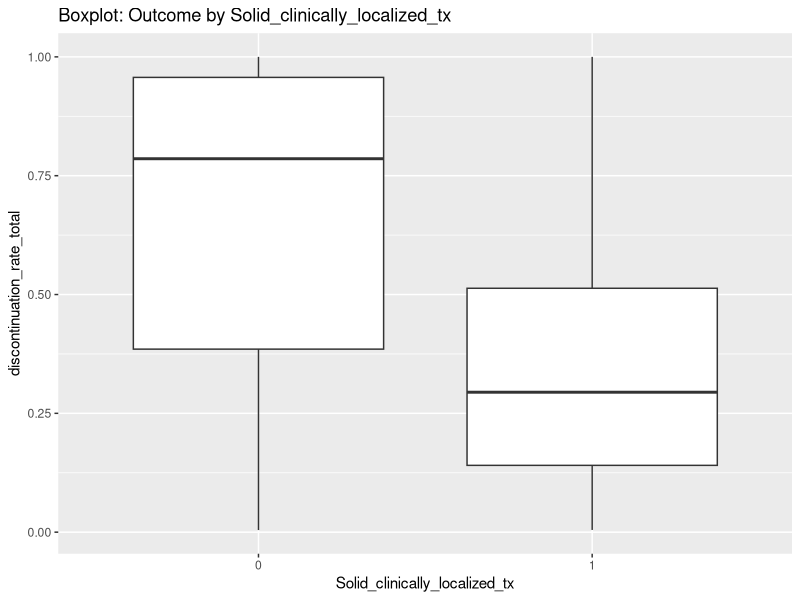
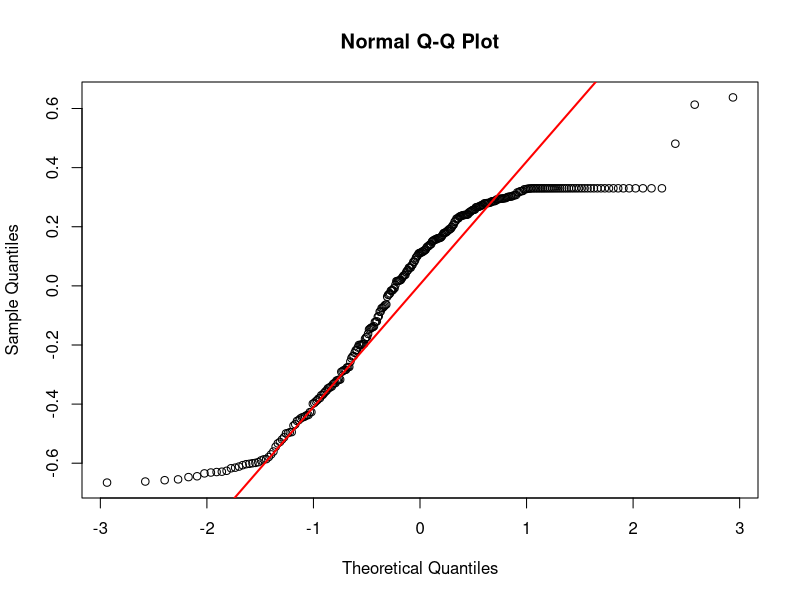
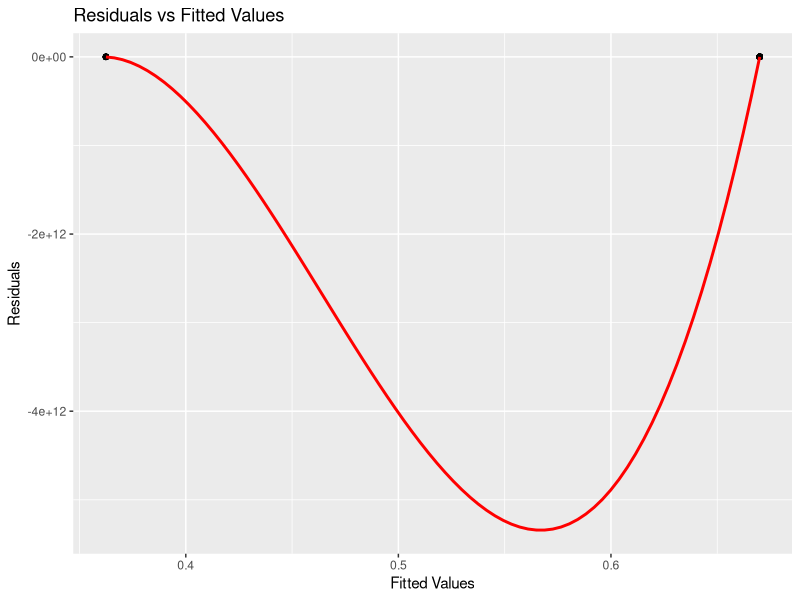
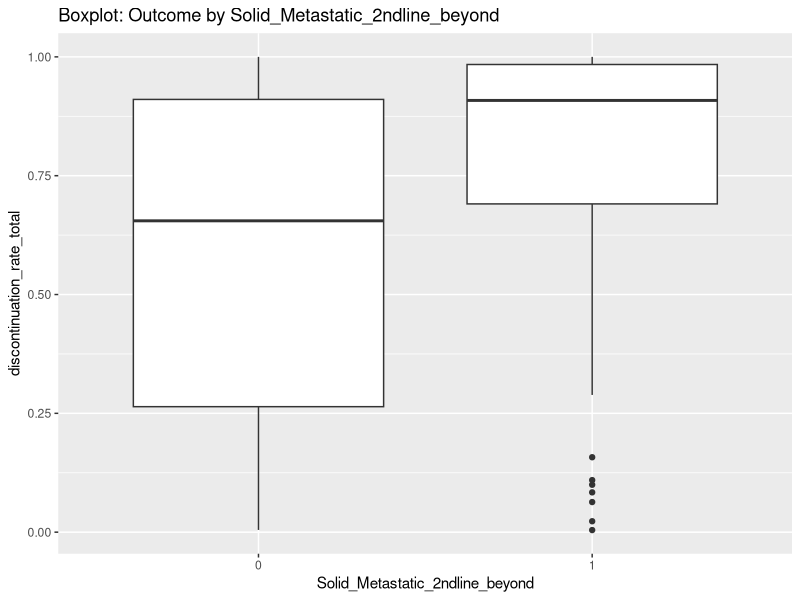
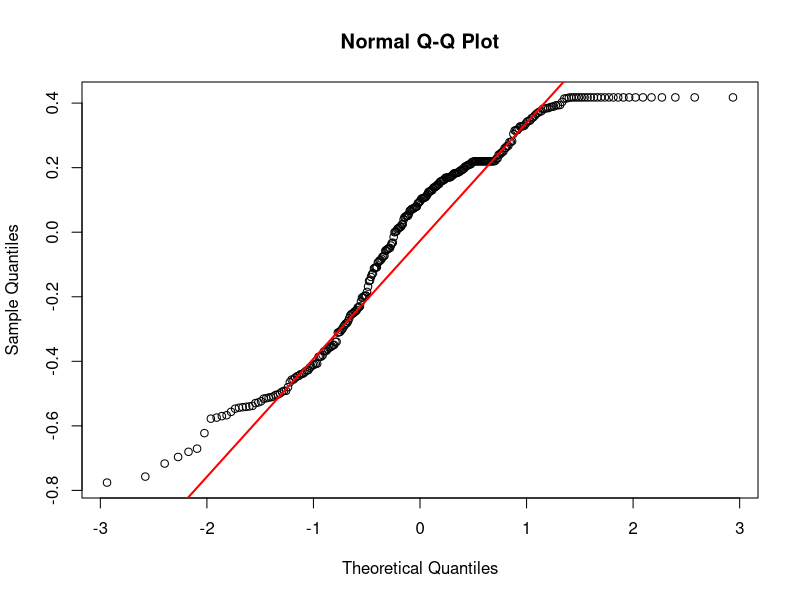
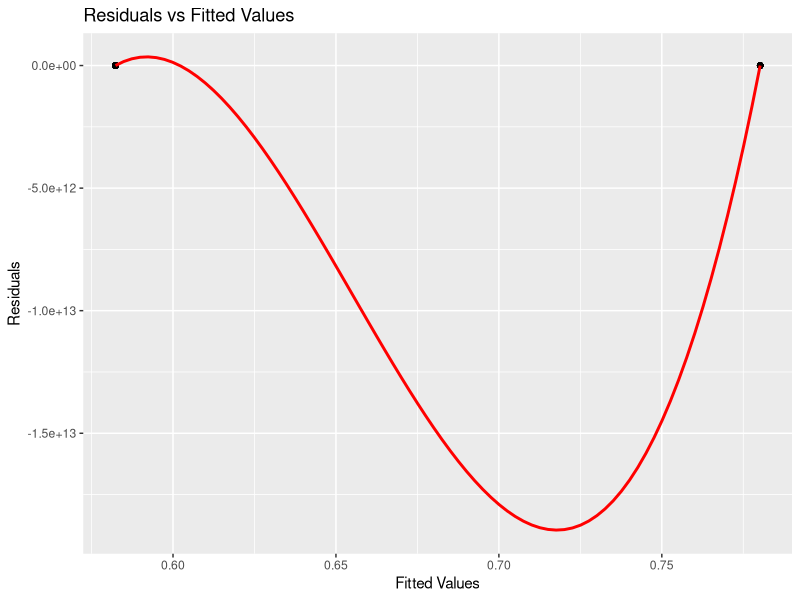
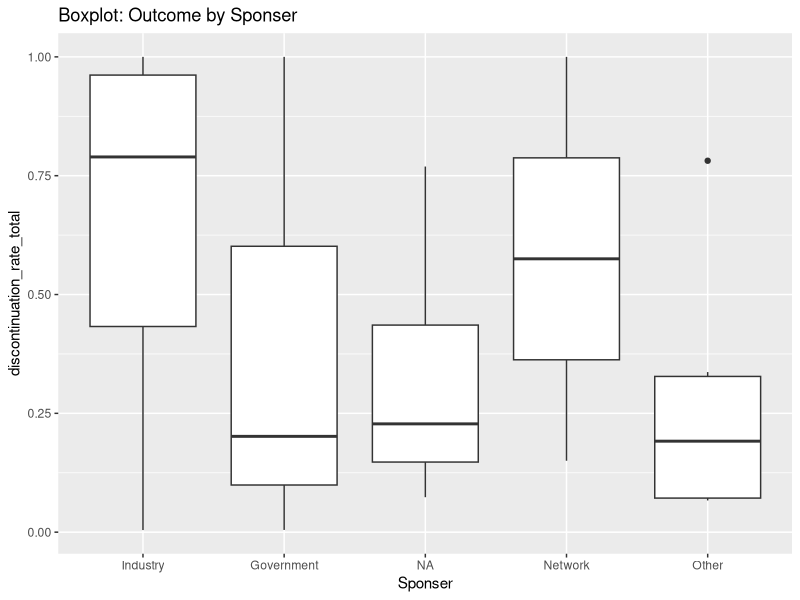
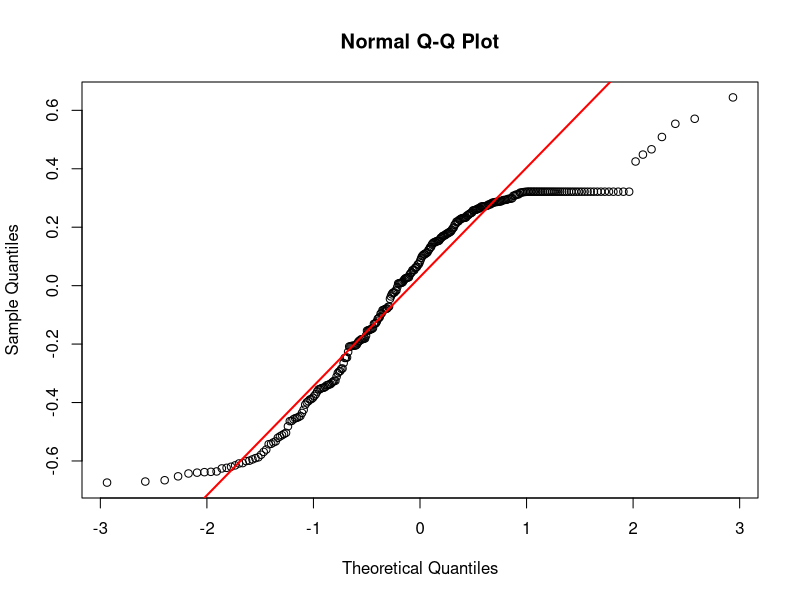

Recreate these plots in R, in order.
## ---- chunk 1

#Packages load

# Set CRAN mirror
options(repos = c(CRAN = "https://cloud.r-project.org"))

# Load required libraries
library(tidyr)
library(readxl)
library(dplyr)
library(kableExtra)
library(writexl)
library(ggplot2)
library(GGally)
library(car)
library(lmtest)
library(mgcv)

## ---- chunk 2

#Load data

# Set the file path
file_path <- "AK_Clean_Temp.xlsx"
setwd("~/R")
getwd()



# Read the Excel file from the specified path
 AK_Clean <- read_excel("AK_Clean_Temp.xlsx", col_types = c("text", 
     "text", "text", "text", "text", "text", 
     "text", "text", "text", "text", "text", 
     "text", "text", "numeric", "text", "text", 
     "text", "text", "text", "text", "text", 
     "numeric", "numeric", "numeric", "numeric", 
     "numeric", "numeric", "numeric", "numeric", 
     "numeric", "numeric", "numeric", "numeric", 
     "numeric", "numeric", "numeric", "text", 
     "text", "text", "text", "text", 
     "text", "text", "text", "text", 
     "text", "text", "text", "text", 
     "text"))


# View the first few rows of the data to confirm it's loaded correctly
head(AK_Clean)
## ---- chunk 3

#Trial demographics

data<- read_excel("AK_Clean_Temp.xlsx", col_types = c("text", 
     "text", "text", "text", "text", "text", 
     "text", "text", "text", "text", "text", 
     "text", "text", "numeric", "text", "text", 
     "text", "text", "text", "text", "text", 
     "numeric", "numeric", "numeric", "numeric", 
     "numeric", "numeric", "numeric", "numeric", 
     "numeric", "numeric", "numeric", "numeric", 
     "numeric", "numeric", "numeric", "text", 
     "text", "text", "text", "text", 
     "text", "text", "text", "text", 
     "text", "text", "text", "text", 
     "text"))



# Specify the columns to include
selected_columns <- c(
  "Solid", "Heme", "Solid_clinically_localized_tx", 
  "Solid_radition_systemic_tx", "Solid_adjuvant_after_defintive_tx", 
  "Solid_Metastatic_tx_naieve", "Solid_Metastatic_2ndline_beyond", 
  "Heme_Treatment_naieve", "Heme_Relapsed_and_or_referactory", 
  "Heme_BMT", "Study_Type", "Randomized", "Follow_Up_Period_Years", 
  "Mono_Or_Combo_Therapy_In_Control_Arm", 
  "Mono_Or_Combo_Therapy_In_Interventional_Arm", 
  "Control_Group_1_placebo_2SOCalone_3_none", 
  "Blinding_Practice_1_pt_blind_0_open", "Sponser", 
  "Location_Of_Trial", "Single_Site_Or_Multi_Site", 
  "Number_Enrolled_In_Trial", "discontinuation_rate_total"
)

# Filter the data to include only the selected columns
data <- data %>% select(all_of(selected_columns))

# Continuous variable summary
continuous_summary <- data %>%
  mutate(Follow_Up_Period_Months = Follow_Up_Period_Years * 12) %>%
  summarize(
    Follow_Up_Period_Months = paste0(
      median(Follow_Up_Period_Months, na.rm = TRUE), " (",
      IQR(Follow_Up_Period_Months, na.rm = TRUE), ")"
    ),
    Number_Enrolled_In_Trial = paste0(
      sum(Number_Enrolled_In_Trial, na.rm = TRUE), " (",
      median(Number_Enrolled_In_Trial, na.rm = TRUE), ")"
    ),
    Discontinuation_Rate_Total = paste0(
      median(discontinuation_rate_total, na.rm = TRUE), " (",
      IQR(discontinuation_rate_total, na.rm = TRUE), ")"
    )
  ) %>%
  pivot_longer(cols = everything(), names_to = "Characteristic", values_to = "Value")

# Summarize categorical variables
categorical_columns <- c(
  "Solid", "Heme", "Solid_clinically_localized_tx", 
  "Solid_radition_systemic_tx", "Solid_adjuvant_after_defintive_tx", 
  "Solid_Metastatic_tx_naieve", "Solid_Metastatic_2ndline_beyond", 
  "Heme_Treatment_naieve", "Heme_Relapsed_and_or_referactory", 
  "Heme_BMT", "Study_Type", "Randomized", 
  "Mono_Or_Combo_Therapy_In_Control_Arm", 
  "Mono_Or_Combo_Therapy_In_Interventional_Arm", 
  "Control_Group_1_placebo_2SOCalone_3_none", 
  "Blinding_Practice_1_pt_blind_0_open", "Sponser", 
  "Location_Of_Trial", "Single_Site_Or_Multi_Site"
)

categorical_summary <- lapply(categorical_columns, function(column) {
  if (!is.null(data[[column]]) && length(unique(data[[column]])) > 0) {
    df <- as.data.frame(table(data[[column]]))
    colnames(df) <- c("Category", "Count")
    df$Percentage <- round((df$Count / sum(df$Count)) * 100, 1)
    df$Characteristic <- column
    df$Value <- paste0(df$Category, ": ", df$Count, " (", df$Percentage, "%)")
    return(df[, c("Characteristic", "Value")])
  } else {
    return(data.frame(Characteristic = column, Value = "No data available"))
  }
})

categorical_summary_df <- do.call(rbind, categorical_summary)

# Combine summaries
table_1_df <- bind_rows(continuous_summary, categorical_summary_df)

# Export to Excel
write_xlsx(list("Table 1" = table_1_df), path = "Table_1_Characteristics.xlsx")

# Display the final table
print(table_1_df)
## ---- chunk 4

#Univariate
# Load required libraries
library(dplyr)
library(readxl)
library(writexl)
library(broom)

# Load the dataset
data_cleaned <- read_excel("AK_Clean_Temp.xlsx", col_types = c(
  "text", "text", "text", "text", "text", "text", 
  "text", "text", "text", "text", "text", 
  "text", "text", "numeric", "text", "text", 
  "text", "text", "text", "text", "text", 
  "numeric", "numeric", "numeric", "numeric", 
  "numeric", "numeric", "numeric", "numeric", 
  "numeric", "numeric", "numeric", "numeric", 
  "numeric", "numeric", "numeric", "text", 
  "text", "text", "text", "text", 
  "text", "text", "text", "text", 
  "text", "text", "text", "text", 
  "text"
))
outcome <- "discontinuation_rate_total"  # Replace with the correct outcome variable name
# Set reference levels for categorical variables
data_cleaned$Study_Type <- relevel(factor(data_cleaned$Study_Type), ref = "Rct")
data_cleaned$Control_Group_1_placebo_2SOCalone_3_none <- relevel(factor(data_cleaned$Control_Group_1_placebo_2SOCalone_3_none), ref = "1")
data_cleaned$Sponser <- relevel(factor(data_cleaned$Sponser), ref = "Industry")
data_cleaned$Location_Of_Trial <- relevel(factor(data_cleaned$Location_Of_Trial), ref = "International")
data_cleaned$Did_Trial_State_Need_For_Clearly_Documented_Reasons_For_Withdrawal <- relevel(factor(data_cleaned$Did_Trial_State_Need_For_Clearly_Documented_Reasons_For_Withdrawal), ref = "No")

# Scale Number_Enrolled_In_Trial
data_cleaned$Scaled_Number_Enrolled_In_Trial <- scale(data_cleaned$Number_Enrolled_In_Trial)

trial_design_vars <- c(
  "Unblinding_Or_Cross_Over",
  "Mono_Or_Combo_Therapy_In_Interventional_Arm",
  "Heme_Relapsed_and_or_referactory",
  "Solid_radition_systemic_tx",
  "Mono_Or_Combo_Therapy_In_Control_Arm",
  "Scaled_Number_Enrolled_In_Trial",
  "Solid_Metastatic_tx_naieve",
  "Did_Trial_State_Need_For_Clearly_Documented_Reasons_For_Withdrawal",
  "Sponser",
  "Heme_Treatment_naieve",
  "Heme_BMT",
  "Solid_clinically_localized_tx",
  "Randomized",
  "Control_Group_1_placebo_2SOCalone_3_none",
  "Study_Type",
  "Location_Of_Trial",
  "Solid_adjuvant_after_defintive_tx",
  "Blinding_Practice_1_pt_blind_0_open",
  "Solid_Metastatic_2ndline_beyond",
  "Single_Site_Or_Multi_Site"
)
# Define mitigation strategy variables
mitigation_strategy_vars <- c(
  "Non_Specific_Effort" , "No_Mitigation_Stratigies"
)

# Function to extract effect size and 95% CI
get_model_results <- function(model) {
  confint <- confint(model) # Extract confidence intervals
  effect_size <- coef(model) # Extract coefficients
  p_values <- summary(model)$coefficients[, 4] # Extract p-values
  data.frame(
    Term = names(effect_size),
    Effect_Size = effect_size,
    CI_Lower = confint[, 1],
    CI_Upper = confint[, 2],
    P_Value = p_values
  )
}

# Create results data frames for both models
trial_design_results <- data.frame(
  Predictor = character(),
  Effect_Size_CI = character(),
  P_Value = numeric(),
  Model_Type = character(),
  Reference_Level = character(),
  stringsAsFactors = FALSE
)

trial_plus_mitigation_results <- data.frame(
  Predictor = character(),
  Effect_Size_CI = character(),
  P_Value = numeric(),
  Model_Type = character(),
  Reference_Level = character(),
  stringsAsFactors = FALSE
)



# Analyze trial design + mitigation strategy variables (Model 2)
for (predictor in c(trial_design_vars, mitigation_strategy_vars)) {
  if (predictor == "Number_Enrolled_In_Trial") {
    predictor <- "Scaled_Number_Enrolled_In_Trial"
  }
  
  if (predictor %in% names(data_cleaned)) {
    model <- lm(as.formula(paste(outcome, "~", predictor)), data = data_cleaned)
    model_results <- get_model_results(model)
    
    if (nrow(model_results) >= 2) {  # Ensure at least 2 rows for intercept and predictor
      predictor_row <- model_results[2, ]
      
      # Format effect size with CI
      effect_size_ci <- paste0(
        round(predictor_row$Effect_Size, 4),
        " (", round(predictor_row$CI_Lower, 4), ", ", round(predictor_row$CI_Upper, 4), ")"
      )
      
      trial_plus_mitigation_results <- rbind(trial_plus_mitigation_results, data.frame(
        Predictor = predictor,
        Effect_Size_CI = effect_size_ci,
        P_Value = round(predictor_row$P_Value, 4),
        Model_Type = ifelse(predictor %in% trial_design_vars, "Trial Design", "Mitigation Strategy"),
        Reference_Level = ifelse(is.factor(data_cleaned[[predictor]]), levels(data_cleaned[[predictor]])[1], NA)
      ))
    }
  }
}



# Sort results by p-value
trial_design_results <- trial_design_results %>% arrange(P_Value)
trial_plus_mitigation_results <- trial_plus_mitigation_results %>% arrange(P_Value)

# Extract predictors dynamically from the univariate results table
predictors <- trial_plus_mitigation_results$Predictor

# Print to confirm
print(predictors)

# Save results to Excel
write_xlsx(
  list(
    "Trial Design Only" = trial_design_results,
    "Trial + Mitigation" = trial_plus_mitigation_results
  ),
  "Univariate_Analysis_Two_Models_with_Reference_and_CI.xlsx"
)

# Print results
print(trial_plus_mitigation_results)

## ---- chunk 5
#Linearity assumptions
# Load required libraries
library(ggplot2)
library(car)
library(lmtest)
library(dplyr)

# Define function to check assumptions
check_assumptions <- function(predictor, data, outcome) {
  # Fit linear model
  formula <- as.formula(paste(outcome, "~", predictor))
  model <- lm(formula, data = data)
  
  # Initialize assumption results
  assumption_results <- data.frame(
    Predictor = predictor,
    Linearity = NA,
    Normality_p = NA,
    Homoscedasticity_p = NA,
    Independence_p = NA,
    stringsAsFactors = FALSE
  )
  
  # 1. Linearity: Scatterplot or boxplot
  if (is.numeric(data[[predictor]])) {
    plot1 <- ggplot(data, aes_string(x = predictor, y = outcome)) +
      geom_point(alpha = 0.6) +
      geom_smooth(method = "loess", se = FALSE, color = "blue") +
      labs(title = paste("Linearity: Outcome vs", predictor), x = predictor, y = outcome)
    print(plot1)
    assumption_results$Linearity <- "Checked (Scatterplot)"
  } else {
    plot1 <- ggplot(data, aes_string(x = predictor, y = outcome)) +
      geom_boxplot() +
      labs(title = paste("Boxplot: Outcome by", predictor), x = predictor, y = outcome)
    print(plot1)
    assumption_results$Linearity <- "Checked (Boxplot)"
  }
  
  # 2. Normality of Residuals
  residuals <- residuals(model)
  qqnorm(residuals)
  qqline(residuals, col = "red", lwd = 2)
  shapiro_test <- shapiro.test(residuals)
  cat("\nShapiro-Wilk Test for Normality of Residuals (p-value):", shapiro_test$p.value, "\n")
  assumption_results$Normality_p <- shapiro_test$p.value
  
  # 3. Homoscedasticity: Residuals vs Fitted Values
  fitted_values <- fitted(model)
  plot2 <- ggplot(data.frame(Fitted = fitted_values, Residuals = residuals), aes(x = Fitted, y = Residuals)) +
    geom_point(alpha = 0.6) +
    geom_smooth(method = "loess", se = FALSE, color = "red") +
    labs(title = "Residuals vs Fitted Values", x = "Fitted Values", y = "Residuals")
  print(plot2)
  bp_test <- bptest(model)
  cat("\nBreusch-Pagan Test for Homoscedasticity (p-value):", bp_test$p.value, "\n")
  assumption_results$Homoscedasticity_p <- bp_test$p.value
  
  # 4. Independence: Durbin-Watson Test
  dw_test <- durbinWatsonTest(model)
  cat("\nDurbin-Watson Test for Independence (p-value):", dw_test$p.value, "\n")
  assumption_results$Independence_p <- dw_test$p.value
  
  return(assumption_results)
}

# Variables to check (from trial+mitigation results)
variables_to_check <- trial_plus_mitigation_results$Predictor

# Initialize summary table
assumption_summary <- data.frame(
  Predictor = character(),
  Linearity = character(),
  Normality_p = numeric(),
  Homoscedasticity_p = numeric(),
  Independence_p = numeric(),
  stringsAsFactors = FALSE
)

# Check assumptions for each variable
for (predictor in variables_to_check) {
  cat("\n\n### Checking Assumptions for Predictor:", predictor, "###\n")
  if (predictor == "Scaled_Number_Enrolled_In_Trial") {
    predictor <- "Number_Enrolled_In_Trial"  # Adjust naming if scaled
  }
  if (predictor %in% names(data_cleaned)) {
    results <- check_assumptions(predictor, data_cleaned, outcome)
    assumption_summary <- rbind(assumption_summary, results)
  } else {
    cat("Variable", predictor, "not found in the dataset.\n")
  }
}

# Save summary table to Excel
write_xlsx(assumption_summary, "Regression_Assumptions_Summary.xlsx")

# Print summary table
print(assumption_summary)
## ---- chunk 6

#Multivariate

# Load required libraries
library(dplyr)
library(mgcv)
library(readxl)

# Load the dataset
data_cleaned <- read_excel("AK_Clean_Temp.xlsx", col_types = c(
  "text", "text", "text", "text", "text", "text", 
  "text", "text", "text", "text", "text", 
  "text", "text", "numeric", "text", "text", 
  "text", "text", "text", "text", "text", 
  "numeric", "numeric", "numeric", "numeric", 
  "numeric", "numeric", "numeric", "numeric", 
  "numeric", "numeric", "numeric", "numeric", 
  "numeric", "numeric", "numeric", "text", 
  "text", "text", "text", "text", 
  "text", "text", "text", "text", 
  "text", "text", "text", "text", 
  "text"
))



# Log-transform the outcome variable to handle skewness
data_cleaned$log_total_withdrawl_noreason_rate <- log(data_cleaned$total_withdrawl_noreason_rate + 1e-8) # Avoid log(0)
data_cleaned$Scaled_Number_Enrolled_In_Trial <- scale(data_cleaned$Number_Enrolled_In_Trial)
data_cleaned$Sponser <- factor(data_cleaned$Sponser)
data_cleaned$Study_Type <- factor(data_cleaned$Study_Type)
data_cleaned$Control_Group_1_placebo_2SOCalone_3_none <- factor(data_cleaned$Control_Group_1_placebo_2SOCalone_3_none)
data_cleaned$Location_Of_Trial <- factor(data_cleaned$Location_Of_Trial)
data_cleaned$Did_Trial_State_Need_For_Clearly_Documented_Reasons_For_Withdrawal <- factor(data_cleaned$Did_Trial_State_Need_For_Clearly_Documented_Reasons_For_Withdrawal)

# Set reference levels and combine non-reference levels
data_cleaned$Study_Type <- factor(ifelse(data_cleaned$Study_Type == "Rct", "Rct", "Non-RCT"), levels = c("Rct", "Non-RCT"))
data_cleaned$Control_Group_1_placebo_2SOCalone_3_none <- factor(ifelse(data_cleaned$Control_Group_1_placebo_2SOCalone_3_none == "3", "3", "_placebo_use"), levels = c("3", "_placebo_use"))
data_cleaned$Sponser <- factor(ifelse(data_cleaned$Sponser == "Industry", "Industry", "Non_industry"), levels = c("Industry", "Non_industry"))
data_cleaned$Location_Of_Trial <- factor(ifelse(data_cleaned$Location_Of_Trial == "International", "International", "Domestic"), levels = c("International", "Domestic"))
data_cleaned$Did_Trial_State_Need_For_Clearly_Documented_Reasons_For_Withdrawal <- factor(
  ifelse(data_cleaned$Did_Trial_State_Need_For_Clearly_Documented_Reasons_For_Withdrawal == "No", "No", "_Yes/Unk"),
  levels = c("No", "_Yes/Unk")
)


# Create the GAM formula using the predictors list
gam_formula <- as.formula(paste(
  "log_total_withdrawl_noreason_rate ~",
  paste(sapply(predictors, function(var) {
    if (is.numeric(data_cleaned[[var]]) || is.logical(data_cleaned[[var]])) {
      paste0("s(", var, ")")  # Smooth terms for numeric variables
    } else {
      var  # Use categorical variables as-is
    }
  }), collapse = " + ")
))


# Fit the GAM model
gam_model <- gam(gam_formula, data = data_cleaned, family = gaussian(link = "identity"))

# Summary of the updated multivariate model
summary(gam_model)

# Check diagnostics
gam.check(gam_model)

# Visualize smooth terms
plot(gam_model, pages = 1, residuals = TRUE, rug = TRUE)




## ---- chunk 7
#Figure 1

# Load necessary libraries
library(ggplot2)
library(dplyr)
library(readxl)

# Load the data
data <- read_excel("AK_Clean_Temp.xlsx", col_types = c(
  "text", "text", "text", "text", "text", "text", 
  "text", "text", "text", "text", "text", 
  "text", "text", "numeric", "text", "text", 
  "text", "text", "text", "text", "text", 
  "numeric", "numeric", "numeric", "numeric", 
  "numeric", "numeric", "numeric", "numeric", 
  "numeric", "numeric", "numeric", "numeric", 
  "numeric", "numeric", "numeric", "text", 
  "text", "text", "text", "text", 
  "text", "text", "text", "text", 
  "text", "text", "text", "text", 
  "text"
))



# Calculate overall withdrawal count
overall_withdrawal <- sum(
  data$total_discontinued_study_termination,
  data$total_withdrew_noreason,
  data$total_withdrew_because_ae,
  data$total_withdrew_because_pod,
  data$total_withdrew_because_complicationsmedical,
  data$total_withdrew_because_othertx,
  data$total_withdrew_because_exclusioncriteria,
  data$total_withdrew_because_noncompliance,
  data$total_withdrew_because_death,
  data$lost_fu,
  data$total_withdrew_because_other_specified_reason,
  na.rm = TRUE
)

# Summarize the data for specific reasons
summary_data <- data.frame(
  Reason = c(
    "Total Discontinued Study Termination",
    "Total Withdrew (No Reason)",
    "Withdrawal Due to AE",
    "Withdrawal Due to Progression of Disease",
    "Other Specified Reasons",
    "Exclusion Criteria (Ineligibility)",
    "Death"
    
  ),
  Total_Count = c(
    sum(data$total_discontinued_study_termination, na.rm = TRUE),
    sum(data$total_withdrew_noreason, na.rm = TRUE),
    sum(data$total_withdrew_because_ae, na.rm = TRUE),
    sum(data$total_withdrew_because_pod, na.rm = TRUE),
    sum(data$total_withdrew_because_complicationsmedical, na.rm = TRUE) + 
      sum(data$total_withdrew_because_othertx, na.rm = TRUE)+sum(data$total_withdrew_because_other_specified_reason, na.rm = TRUE),
    sum(data$total_withdrew_because_exclusioncriteria, na.rm = TRUE),
    sum(data$total_withdrew_because_death, na.rm = TRUE)
    
  )
)

# Calculate percentages
summary_data <- summary_data %>%
  mutate(Percentage = round((Total_Count / overall_withdrawal) * 100, 2))

# Simulate error bars (replace with actual standard error if available)
summary_data <- summary_data %>%
  mutate(Error = Percentage * 0.02)  # Example ±2% of the percentage

# Create a bar plot with error bars
ggplot(summary_data, aes(x = reorder(Reason, -Percentage), y = Percentage, fill = Reason)) +
  geom_bar(stat = "identity", color = "black") +
  geom_errorbar(aes(ymin = Percentage - Error, ymax = Percentage + Error), width = 0.2) +
  labs(
    title = "Reasons for Withdrawal as Percentage of Overall Withdrawal",
    x = "Reason",
    y = "Percentage (%) of Trial Discontinuations"
  ) +
  theme_minimal() +
  theme(axis.text.x = element_text(angle = 45, hjust = 1), legend.position = "none")



## ---- chunk 8

# Load necessary libraries
library(ggplot2)
library(dplyr)

# Calculate percentages for the selected reasons
percentage_data <- data.frame(
  Reason = c(
    "Noncompliance",
    "Withdrew (No Reason) Total",
    "Lost to Follow-up"
  ),
  Total_Count = c(
    sum(data$total_withdrew_because_noncompliance, na.rm = TRUE),
    sum(data$total_withdrew_noreason, na.rm = TRUE),
    sum(data$lost_fu, na.rm = TRUE)
  )
)

# Number of patients enrolled in trials
total_enrolled <- sum(data$Number_Enrolled_In_Trial, na.rm = TRUE)

# Calculate percentages and 95% CI
percentage_data <- percentage_data %>%
  mutate(
    Percentage = (Total_Count / total_enrolled) * 100,
    Lower_CI = Percentage - (1.96 * sqrt((Percentage / 100) * (1 - Percentage / 100) / total_enrolled) * 100),
    Upper_CI = Percentage + (1.96 * sqrt((Percentage / 100) * (1 - Percentage / 100) / total_enrolled) * 100)
  )

# Reorder the data by descending percentage
percentage_data <- percentage_data %>%
  arrange(desc(Percentage)) %>%
  mutate(Reason = factor(Reason, levels = Reason))

# Create the bar graph
ggplot(percentage_data, aes(x = Reason, y = Percentage, fill = Reason)) +
  geom_bar(stat = "identity", color = "black") +
  geom_errorbar(aes(ymin = Lower_CI, ymax = Upper_CI), width = 0.2) +
  labs(
    x = "Reason for withdrawl",
    y = "Percentage of Patients Enrolled in Trial (%)"
  ) +
  scale_y_continuous(
    limits = c(0, 10),  # Set Y-axis max to 10%
    breaks = seq(0, 10, by = 2),  # Set intervals to 2%
    expand = c(0, 0)
  ) +
  theme_minimal() +
  theme(axis.text.x = element_text(angle = 45, hjust = 1), legend.position = "none")

## ---- chunk 9


# Load necessary libraries
library(ggplot2)

# Ensure the column "total_withdrawl_noreason_rate" exists in the dataset
if ("total_withdrawl_noreason_rate" %in% colnames(data)) {
  
  # Create a box-and-whiskers plot
  ggplot(data, aes(y = total_withdrawl_noreason_rate)) +
    geom_boxplot(fill = "lightblue", color = "black", outlier.color = "red", outlier.shape = 16) +
    labs(
      title = "Box-and-Whiskers Plot of Total Withdrawal (No Reason Rate)",
      x = "",
      y = "Total Withdrawal (No Reason Rate)"
    ) +
    theme_minimal() +
    theme(axis.text.x = element_blank(), axis.ticks.x = element_blank())
  
} else {
  cat("The column 'total_withdrawl_noreason_rate' does not exist in the dataset.")
}

## ---- chunk 10

# Descriptive analysis for mitigation practices

# Load necessary libraries
library(dplyr)
library(writexl)

# Define the specified columns for mitigation practices
specified_columns <- c(
  "Contact_Patients_Lost_To_FU", "Encouragement", "Home_Nursing", 
  "No_Mitigation_Stratigies", "Patient_Education", "Protocol_Amendments", 
  "Supportive_Care", "Telemedicine", "Non_Specific_Effort", 
  "Unblinding_Or_Cross_Over", "Dosing_Or_Schedule_Adjustments", 
  "Continued_Tx_After_Withdrawl_Or_Re_Challenge"
)

# Ensure the specified columns exist in the dataset
missing_columns <- setdiff(specified_columns, colnames(data_cleaned))
if (length(missing_columns) > 0) {
  stop(paste("The following columns are missing from the dataset:", paste(missing_columns, collapse = ", ")))
}

# Calculate count and percentage for each specified column
summary_table <- data_cleaned %>%
  summarize(across(all_of(specified_columns), ~ sum(as.numeric(.), na.rm = TRUE))) %>%
  pivot_longer(cols = everything(), names_to = "Reason", values_to = "Count")

# Calculate total count to use for percentage calculation
total_count <- sum(summary_table$Count, na.rm = TRUE)

# Add percentage and format the output as "count (percentage%)"
summary_table <- summary_table %>%
  mutate(Percentage = round((Count / total_count) * 100, 1),
         Value = paste0(Count, " (", Percentage, "%)")) %>%
  select(Reason, Value)

# Display the summary table for verification
print("Summary table for specified columns:")
print(summary_table)

# Export to Excel
write_xlsx(summary_table, "Specified_Columns_Summary.xlsx")
